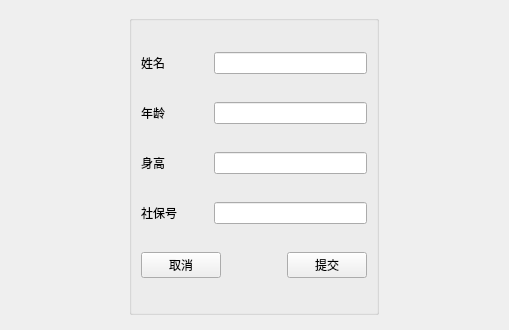
<?xml version="1.0" encoding="UTF-8"?>
<ui version="4.0">
 <class>AddNewUser</class>
 <widget class="QWidget" name="AddNewUser">
  <property name="geometry">
   <rect>
    <x>0</x>
    <y>0</y>
    <width>509</width>
    <height>330</height>
   </rect>
  </property>
  <property name="sizePolicy">
   <sizepolicy hsizetype="Expanding" vsizetype="Expanding">
    <horstretch>0</horstretch>
    <verstretch>0</verstretch>
   </sizepolicy>
  </property>
  <property name="windowTitle">
   <string>Form</string>
  </property>
  <layout class="QGridLayout" name="gridLayout">
   <item row="0" column="0">
    <widget class="QGroupBox" name="groupBox">
     <property name="sizePolicy">
      <sizepolicy hsizetype="Fixed" vsizetype="Fixed">
       <horstretch>0</horstretch>
       <verstretch>0</verstretch>
      </sizepolicy>
     </property>
     <property name="minimumSize">
      <size>
       <width>250</width>
       <height>300</height>
      </size>
     </property>
     <property name="title">
      <string/>
     </property>
     <layout class="QGridLayout" name="gridLayout_2">
      <item row="4" column="2">
       <widget class="QPushButton" name="sureButton">
        <property name="text">
         <string>提交</string>
        </property>
       </widget>
      </item>
      <item row="3" column="0">
       <widget class="QLabel" name="label_4">
        <property name="text">
         <string>社保号</string>
        </property>
       </widget>
      </item>
      <item row="2" column="1" colspan="2">
       <widget class="QLineEdit" name="heightlineEdit"/>
      </item>
      <item row="3" column="1" colspan="2">
       <widget class="QLineEdit" name="shebaolineEdit"/>
      </item>
      <item row="0" column="1" colspan="2">
       <widget class="QLineEdit" name="namelineEdit"/>
      </item>
      <item row="1" column="0">
       <widget class="QLabel" name="label_2">
        <property name="text">
         <string>年龄</string>
        </property>
       </widget>
      </item>
      <item row="4" column="0" colspan="2">
       <widget class="QPushButton" name="cancelButton">
        <property name="sizePolicy">
         <sizepolicy hsizetype="Fixed" vsizetype="Fixed">
          <horstretch>0</horstretch>
          <verstretch>0</verstretch>
         </sizepolicy>
        </property>
        <property name="minimumSize">
         <size>
          <width>75</width>
          <height>0</height>
         </size>
        </property>
        <property name="text">
         <string>取消</string>
        </property>
       </widget>
      </item>
      <item row="0" column="0">
       <widget class="QLabel" name="label">
        <property name="text">
         <string>姓名</string>
        </property>
       </widget>
      </item>
      <item row="1" column="1" colspan="2">
       <widget class="QLineEdit" name="agelineEdit"/>
      </item>
      <item row="2" column="0">
       <widget class="QLabel" name="label_3">
        <property name="text">
         <string>身高</string>
        </property>
       </widget>
      </item>
     </layout>
    </widget>
   </item>
  </layout>
 </widget>
 <resources/>
 <connections/>
</ui>
